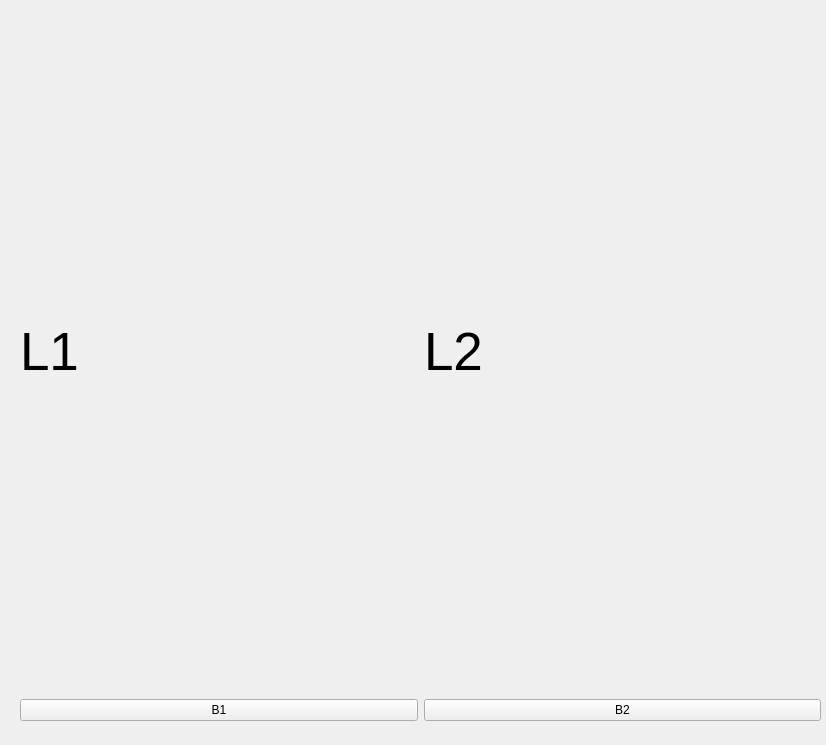
<?xml version="1.0" encoding="UTF-8"?>
<ui version="4.0">
 <class>myWidget</class>
 <widget class="QWidget" name="myWidget">
  <property name="geometry">
   <rect>
    <x>0</x>
    <y>0</y>
    <width>826</width>
    <height>745</height>
   </rect>
  </property>
  <property name="windowTitle">
   <string>Form</string>
  </property>
  <widget class="QWidget" name="gridLayoutWidget">
   <property name="geometry">
    <rect>
     <x>20</x>
     <y>10</y>
     <width>801</width>
     <height>711</height>
    </rect>
   </property>
   <layout class="QGridLayout" name="gridLayout">
    <item row="0" column="0">
     <widget class="QLabel" name="label">
      <property name="font">
       <font>
        <pointsize>40</pointsize>
       </font>
      </property>
      <property name="text">
       <string>L1</string>
      </property>
     </widget>
    </item>
    <item row="0" column="1">
     <widget class="QLabel" name="label_2">
      <property name="font">
       <font>
        <pointsize>40</pointsize>
       </font>
      </property>
      <property name="text">
       <string>L2</string>
      </property>
     </widget>
    </item>
    <item row="1" column="0">
     <widget class="QPushButton" name="pushButton">
      <property name="text">
       <string>B1</string>
      </property>
     </widget>
    </item>
    <item row="1" column="1">
     <widget class="QPushButton" name="pushButton_2">
      <property name="text">
       <string>B2</string>
      </property>
     </widget>
    </item>
   </layout>
  </widget>
 </widget>
 <resources/>
 <connections/>
</ui>
